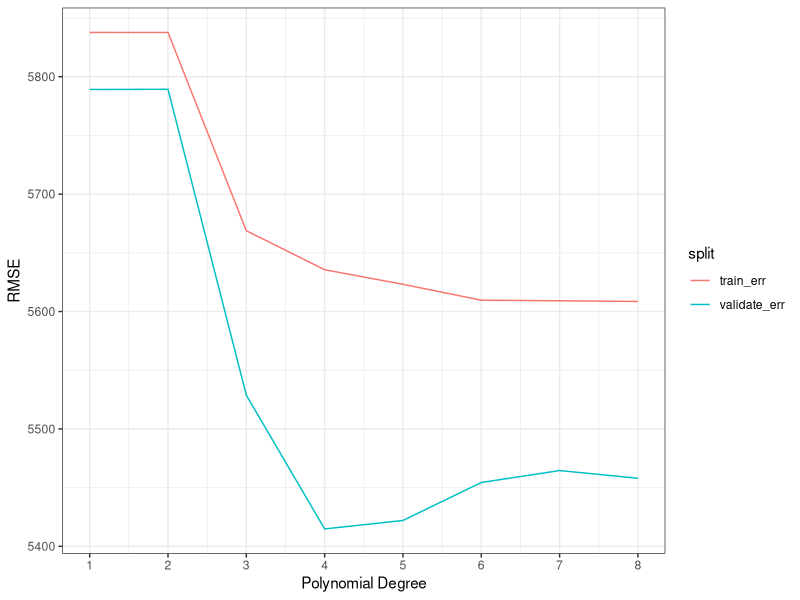
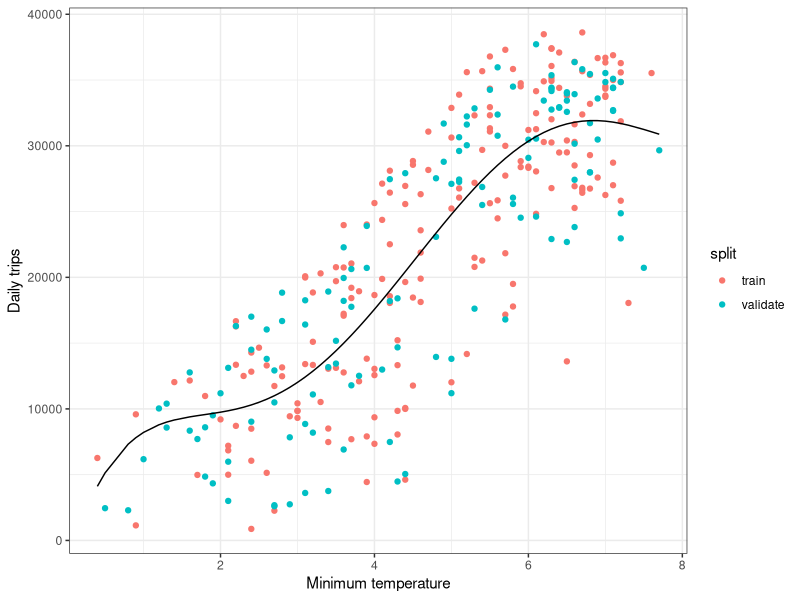
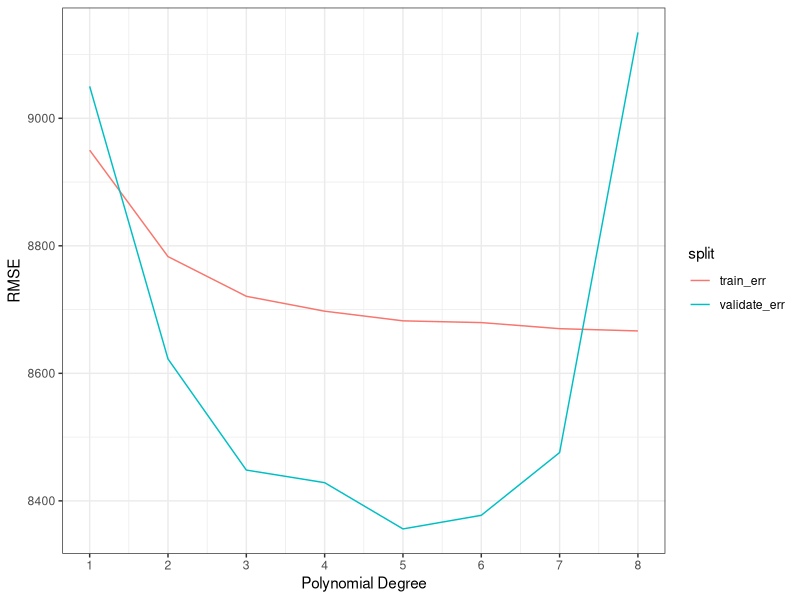
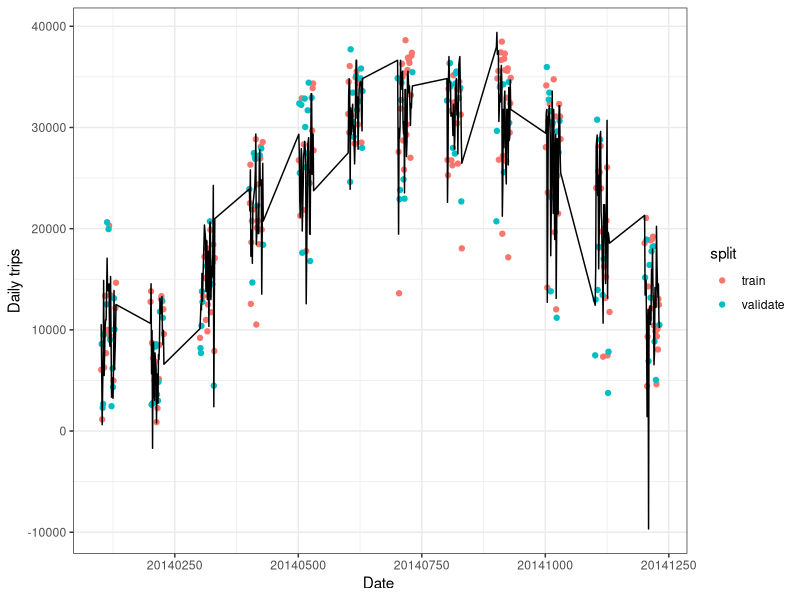
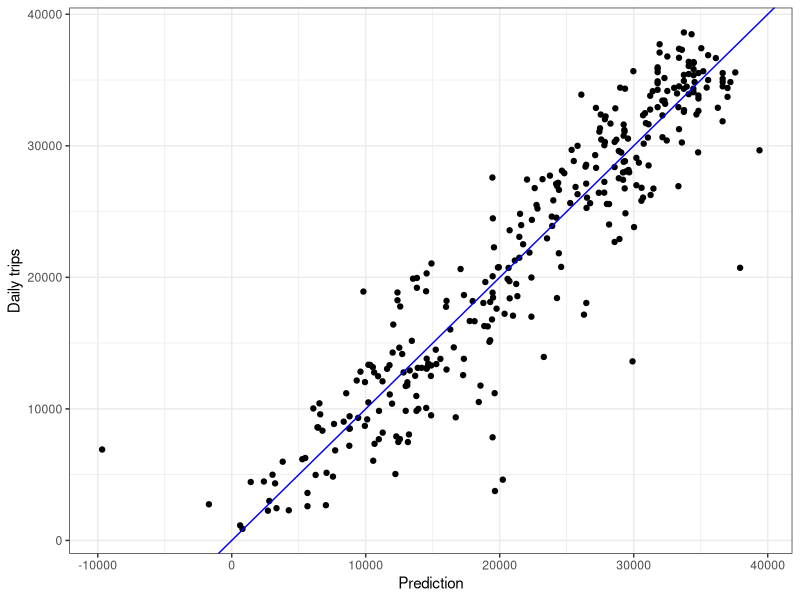

Here is the R script that generated these plots, in order:
## ---- chunk 1
library(here)
library(scales)
library(tidyverse)
library(ggplot2)
library(modelr)

theme_set(theme_bw())

knitr::opts_chunk$set(echo = TRUE)
## ---- chunk 2
trips_per_day <- read_tsv('trips_per_day.tsv')

#Manipulate the dataframe to include: weekends
trips_per_day <- trips_per_day |> mutate(
    day_name = weekdays(ymd),
)
trips_per_day$is_weekend <- ifelse(trips_per_day$day_name %in% c("Saturday", "Sunday"), 1, 0)

trips_per_day <- trips_per_day |> mutate(
    avg_temp = tmax - tmin,
    avg_prcp = mean(prcp)
)

trips_per_day <- trips_per_day |> mutate(
    month = month(ymd),
    season = case_when(
      month %in% c(12, 1, 2)  ~ "Winter",
      month %in% c(3, 4, 5)   ~ "Spring",
      month %in% c(6, 7, 8)   ~ "Summer",
      month %in% c(9, 10, 11) ~ "Fall"
    )
)


view(trips_per_day)



## ---- chunk 3

set.seed(42)

# Train and validation set
num_days <- nrow(trips_per_day)
frac_train_validation <- 0.9
num_train_validation <- floor(num_days * frac_train_validation)

# randomly sample rows for the training & validation sets
ndx <- sample(1:num_days, num_train_validation, replace=F)
trips_per_day_train_validation <- trips_per_day[ndx, ]

# Trips for test
trips_per_day_test <- trips_per_day[-ndx, ]


# split the train and validation data
set.seed(42)
num_days_overall_train_validation <- nrow(trips_per_day_train_validation)
frac_train <- 0.6 
num_train <- floor(num_days_overall_train_validation * frac_train)
ndx_trian <- sample(1:num_days_overall_train_validation, num_train, replace = F)
trips_per_day_train <- trips_per_day_train_validation[ndx_trian, ]

# Trips for validation: 
trips_per_day_validate <- trips_per_day_train_validation [-ndx_trian, ]

## ---- chunk 4

# fit a model for each polynomial degree
K <- 1:8
train_err <- c()
validate_err <- c()
for (k in K) {
  
    # fit on the training data
    model <- lm(num_trips ~ poly(tmin, k, raw = T), data=trips_per_day_train)
    
    # evaluate on the training data
    train_err[k] <- sqrt(mean((predict(model, trips_per_day_train) - trips_per_day_train$num_trips)^2))

    # evaluate on the validate data
    validate_err[k] <- sqrt(mean((predict(model, trips_per_day_validate) - trips_per_day_validate$num_trips)^2))
}

## ---- chunk 5

plot_data <- data.frame(K, train_err, validate_err) %>%
  gather("split", "error", -K)

ggplot(plot_data, aes(x=K, y=error, color=split)) +
  geom_line() +
  scale_x_continuous(breaks=K) +
  xlab('Polynomial Degree') +
  ylab('RMSE')

## ---- chunk 6


model <- lm(num_trips ~ poly(tmin, 5, raw = T), data = trips_per_day_train)

trips_per_day_train <- trips_per_day_train %>%
  add_predictions(model) %>%
  mutate(split = "train")
trips_per_day_validate <- trips_per_day_validate %>%
  add_predictions(model) %>%
  mutate(split = "validate")
plot_data <- bind_rows(trips_per_day_train, trips_per_day_validate)

ggplot(plot_data, aes(x = tmin, y = num_trips)) +
  geom_point(aes(color = split)) +
  geom_line(aes(y = pred)) +
  xlab('Minimum temperature') +
  ylab('Daily trips') +
  scale_y_continuous()
## ---- chunk 7

train_err <- c()
validate_err <- c()

view(trips_per_day_train)
    model_with_everything <- lm(num_trips ~ avg_temp +is_weekend + prcp + snow + snwd, data=trips_per_day_train)
    
    # evaluate on the training data
    train_err <- sqrt(mean((predict(model_with_everything, trips_per_day_train) - trips_per_day_train$num_trips)^2))

    # evaluate on the validate data
    validate_err <- sqrt(mean((predict(model_with_everything, trips_per_day_validate) - trips_per_day_validate$num_trips)^2))

    train_err # Gives the RMSE for the train # about  7997.772
    validate_err # Gives the RMSE for the train # about 7723.385

    summary(model_with_everything)   
## ---- chunk 8

train_err <- c()
validate_err <- c()

    model_with_rain <- lm(num_trips ~ (tmin + prcp), data=trips_per_day_train)
    
    # evaluate on the training data
    train_err <- sqrt(mean((predict(model_with_rain, trips_per_day_train) - trips_per_day_train$num_trips)^2))

    # evaluate on the validate data
    validate_err <- sqrt(mean((predict(model_with_rain, trips_per_day_validate) - trips_per_day_validate$num_trips)^2))

    train_err # Gives the RMSE for the train # about 5141 
    validate_err # Gives the RMSE for the train # about 4920 

    
## ---- chunk 9

train_err <- c()
validate_err <- c()

    model_with_rain_snow <- lm(num_trips ~ (tmin + prcp + snow), data=trips_per_day_train)
    
    # evaluate on the training data
    train_err <- sqrt(mean((predict(model_with_rain_snow, trips_per_day_train) - trips_per_day_train$num_trips)^2))

    # evaluate on the validate data
    validate_err <- sqrt(mean((predict(model_with_rain_snow, trips_per_day_validate) - trips_per_day_validate$num_trips)^2))

    train_err # Gives the RMSE for the train # about 5141 
    validate_err # Gives the RMSE for the train # about 4920 

    # Approximately no difference between it and just with rain 

    
## ---- chunk 10

train_err <- c()
validate_err <- c()

    model_with_rain_snow_theirinteraction <- lm(num_trips ~ (tmin + prcp * snow), data=trips_per_day_train)
    
    # evaluate on the training data
    train_err <- sqrt(mean((predict(model_with_rain_snow_theirinteraction, trips_per_day_train) - trips_per_day_train$num_trips)^2))

    # evaluate on the validate data
    validate_err <- sqrt(mean((predict(model_with_rain_snow_theirinteraction, trips_per_day_validate) - trips_per_day_validate$num_trips)^2))

    train_err # Gives the RMSE for the train # about 5093 
    validate_err # Gives the RMSE for the train # about 4898 

    # Approximately no difference between it and just with rain 

    
## ---- chunk 11

# fit a model for each polynomial degree
K <- 1:8
train_err <- c()
validate_err <- c()
for (k in K) {
  
    # fit on the training data
    model_with_rain_snow_theirinteraction_with_poly <- lm(num_trips ~ poly((tmin + prcp * snow), k, raw = T), data=trips_per_day_train)
    
    # evaluate on the training data
    train_err[k] <- sqrt(mean((predict(model_with_rain_snow_theirinteraction_with_poly, trips_per_day_train) - trips_per_day_train$num_trips)^2))

    # evaluate on the validate data
    validate_err[k] <- sqrt(mean((predict(model_with_rain_snow_theirinteraction_with_poly, trips_per_day_validate) - trips_per_day_validate$num_trips)^2))
}

train_err # there are higher than the rain and snow and their interaction Not helpul

validate_err

## ---- chunk 12

train_err <- c()
validate_err <- c()

view(trips_per_day_train)
    model_with_rain_snow_theirinter_avg_temp_weekend <- lm(num_trips ~ (tmax + is_weekend + prcp * snow), data=trips_per_day_train)
    
    # evaluate on the training data
    train_err <- sqrt(mean((predict(model_with_rain_snow_theirinter_avg_temp_weekend, trips_per_day_train) - trips_per_day_train$num_trips)^2))

    # evaluate on the validate data
    validate_err <- sqrt(mean((predict(model_with_rain_snow_theirinter_avg_temp_weekend, trips_per_day_validate) - trips_per_day_validate$num_trips)^2))

    train_err # 4143.062
    validate_err # 3938.039

    summary(model_with_rain_snow_theirinter_avg_temp_weekend)
    
## ---- chunk 13

train_err <- c()
validate_err <- c()

view(trips_per_day_train)
    model_with_rain_snow_theirinter_avg_temp_weekend <- lm(num_trips ~ (tmax * snwd + is_weekend + prcp * snow), data=trips_per_day_train)
    
    # evaluate on the training data
    train_err <- sqrt(mean((predict(model_with_rain_snow_theirinter_avg_temp_weekend, trips_per_day_train) - trips_per_day_train$num_trips)^2))

    # evaluate on the validate data
    validate_err <- sqrt(mean((predict(model_with_rain_snow_theirinter_avg_temp_weekend, trips_per_day_validate) - trips_per_day_validate$num_trips)^2))

    train_err # 4051.437
    validate_err # 3810.801
## ---- chunk 14

train_err <- c()
validate_err <- c()

view(trips_per_day_train)
    model_with_rain_snow_theirinter_temp_snwd_weekend_season <- lm(num_trips ~ (tmax * snwd + is_weekend * season + prcp * snow), data=trips_per_day_train)
    
    # evaluate on the training data
    train_err <- sqrt(mean((predict(model_with_rain_snow_theirinter_temp_snwd_weekend_season, trips_per_day_train) - trips_per_day_train$num_trips)^2))

    # evaluate on the validate data
    validate_err <- sqrt(mean((predict(model_with_rain_snow_theirinter_temp_snwd_weekend_season, trips_per_day_validate) - trips_per_day_validate$num_trips)^2))

    train_err # 3620
    validate_err # 4108.801

    #summary(model_with_rain_snow_theirinter_temp_snwd_weekend_season)
## ---- chunk 15

K <- 1:8
train_err <- c()
validate_err <- c()
for (k in K) {
  
    # fit on the training data
    model <- lm(num_trips ~ poly(snwd, k, raw = T), data=trips_per_day_train)
    
    # evaluate on the training data
    train_err[k] <- sqrt(mean((predict(model, trips_per_day_train) - trips_per_day_train$num_trips)^2))

    # evaluate on the validate data
    validate_err[k] <- sqrt(mean((predict(model, trips_per_day_validate) - trips_per_day_validate$num_trips)^2))
}


## ---- chunk 16
plot_data <- data.frame(K, train_err, validate_err) %>%
  gather("split", "error", -K)

ggplot(plot_data, aes(x=K, y=error, color=split)) +
  geom_line() +
  scale_x_continuous(breaks=K) +
  xlab('Polynomial Degree') +
  ylab('RMSE')
## ---- chunk 17

train_err <- c()
validate_err <- c()

view(trips_per_day_train)
    model_with_rain_snow_theirinter_temp_snwd_weekend_season <- lm(num_trips ~ (tmax * snwd + is_weekend * season + prcp * snow), data=trips_per_day_train)
    
    # evaluate on the training data
    train_err <- sqrt(mean((predict(model_with_rain_snow_theirinter_temp_snwd_weekend_season, trips_per_day_train) - trips_per_day_train$num_trips)^2))

    # evaluate on the validate data
    validate_err <- sqrt(mean((predict(model_with_rain_snow_theirinter_temp_snwd_weekend_season, trips_per_day_validate) - trips_per_day_validate$num_trips)^2))

    train_err # 3620
    validate_err # 4108.801

    #summary(model_with_rain_snow_theirinter_temp_snwd_weekend_season)
## ---- chunk 18

trips_per_day_train <- trips_per_day_train %>%
  add_predictions(model_with_rain_snow_theirinter_temp_snwd_weekend_season) %>%
  mutate(split = "train")

trips_per_day_validate <- trips_per_day_validate %>%
  add_predictions(model_with_rain_snow_theirinter_temp_snwd_weekend_season) %>%
  mutate(split = "validate")

plot_data <- bind_rows(trips_per_day_train, trips_per_day_validate)

view(plot_data)

ggplot(plot_data, aes(x = date)) +
  geom_point(aes(y = num_trips, color = split)) +
  geom_line(aes(y = pred)) +
  xlab('Date ') +
  ylab('Daily trips') +
  scale_y_continuous()

## ---- chunk 19

view(plot_data)

ggplot(plot_data) +
  geom_point(aes(x = pred, y = num_trips)) +
  geom_abline(color ="blue") +
  xlab('Prediction') +
  ylab('Daily trips') +
  scale_y_continuous()

## ---- chunk 20
save(model_with_rain_snow_theirinter_temp_snwd_weekend_season, file = "Bestmodel.RData")
